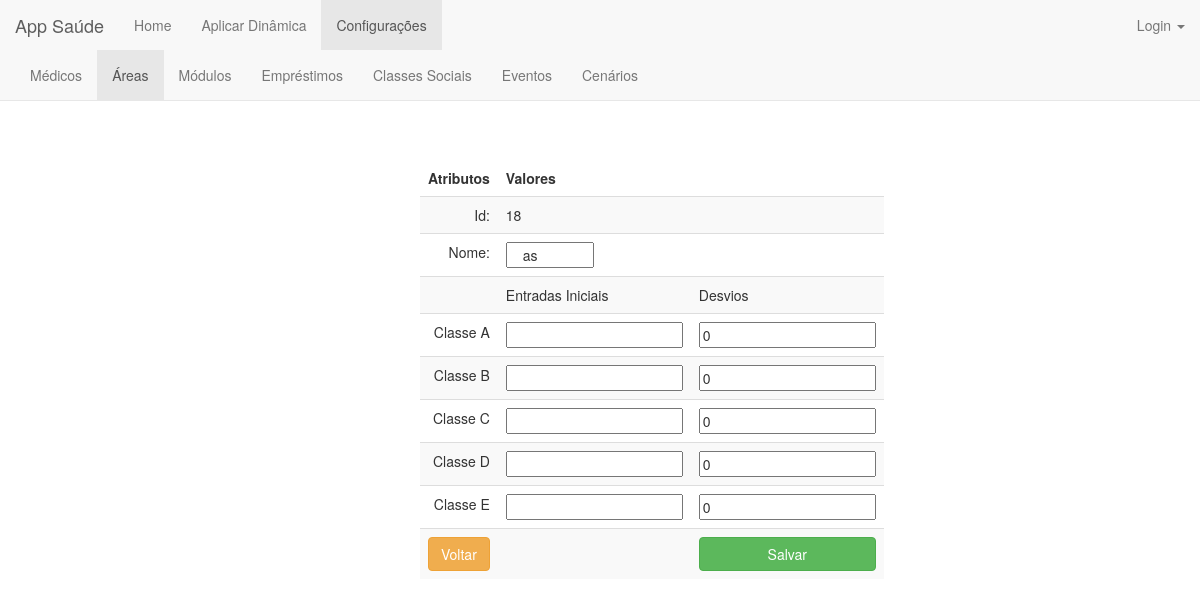
The page /area/edit/18/ on the database its author committed.
### area/models.py (models this page shows, shortened)
class Area(models.Model):
    id = models.AutoField(u'id', primary_key=True, unique=True)
    nome = models.CharField(max_length=200)

### classe_social/models.py (models this page shows)
class Classe_Social(models.Model):
    classificacao = ((1, '1'), (2, '2'), (3, '3'))
    id = models.AutoField(u'id', primary_key=True, unique=True)
    nome = models.CharField(max_length=200)
    preco_atendimento = models.FloatField(validators=[MinValueValidator(0.0)])
    nivel_especialidade = models.FloatField(validators=[MinValueValidator(0.0), MaxValueValidator(3.0)])
    nivel_tecnologia = models.FloatField(validators=[MinValueValidator(0.0), MaxValueValidator(3.0)])
    media_conforto = models.FloatField(validators=[MinValueValidator(0.0), MaxValueValidator(3.0)])
    velocidade_atendimento = models.FloatField(validators=[MinValueValidator(0.0), MaxValueValidator(3.0)])

### area/views.py (the view, shortened to what this page needs)
# urls.py: url(r'^edit/(?P<id>\d+)/$', views.area_edit, name='area_edit'),
def area_edit(request, id):
    area = get_object_or_404(Area, pk=id)
    form = Area_Form(instance=area)
    form_area_classesocial = Area_ClasseSocial_Form()
    classes_sociais = Classe_Social.objects.order_by('id')
    return render(request, 'area/area_edit.html', {'form': form, 'id': id, 'form_area_classesocial': form_area_classesocial, 'classes_sociais':classes_sociais})

### area/forms.py
class Area_Form(forms.ModelForm):
    class Meta:
        model = Area
        fields = '__all__'
        widgets = {
            'nome': forms.TextInput(attrs={'class': 'col-xs-6'}),
        }
        error_messages = {
            'nome': {'max_length': "O campo Nome deve conter no máximo 200 caracteres.",
                     'required': "O campo Nome deve ser preenchido.",
                     },
        }

class Area_ClasseSocial_Form(forms.ModelForm):
    class Meta:
        model = Area_ClasseSocial
        fields = ['entrada','desvios']

### area/templates/area/area_edit.html (shortened to what this page needs)
{% extends 'home/base_configuracoes.html' %}
{% block area %}class="active"{% endblock %}
{% block body %}
    <center><h1>Editar Área</h1></center><br>
<form action="." method="POST">{% csrf_token %}
    <div style="width: 30%; position: absolute; top:20%; bottom: 0; left: 0; right: 0; margin: 0 auto;">
        <table class="table table-striped" align="center">
            <thead>
            <tr>
                <td align="right"><b>Atributos</b></td>
                <td align="left"><b>Valores</b></td>
            </tr>
            </thead>
            <tbody>
             <tr>
                <td align="right">Id:</td>
                <td align="left">{{id}}</td>
                  <td></td>
            </tr>
            <tr>
                <td align="right">Nome:</td>
                <td align="left">{{form.nome}}</td>
                 <td></td>
            </tr>
            <tr>
                <td></td>
                <td align="left">Entradas Iniciais</td>
                <td align="left" >Desvios</td>
            </tr>
            {% for classe_social in classes_sociais %}
            <tr>
                <td align="right">Classe {{classe_social.nome}}</td>
                <td align="right">{{form_area_classesocial.entrada}} </td>
                <td align="left">{{form_area_classesocial.desvios}}</td>
            </tr>
            {% endfor%}
            <tr>
                <td align="right"><a  style="text-decoration:none;" href="{% url 'area:area_index' %}"><button type="button" class="btn btn-warning btn-block" >Voltar</button></a></td>
                 <td></td>
                <td align="left"><button type="submit" class="btn btn-success btn-block" >Salvar</button></td>
            </tr>
            </tbody>
        </table>
    </div>
</form>
{% endblock body %}

### rows shown on the page
Area: nome "as"
Classe_Social: nome "A", desvios "0"
Classe_Social: nome "B", desvios "0"
Classe_Social: nome "C", desvios "0"
Classe_Social: nome "D", desvios "0"
Classe_Social: nome "E", desvios "0"

### other values the page prints
{{ id }} "18"
